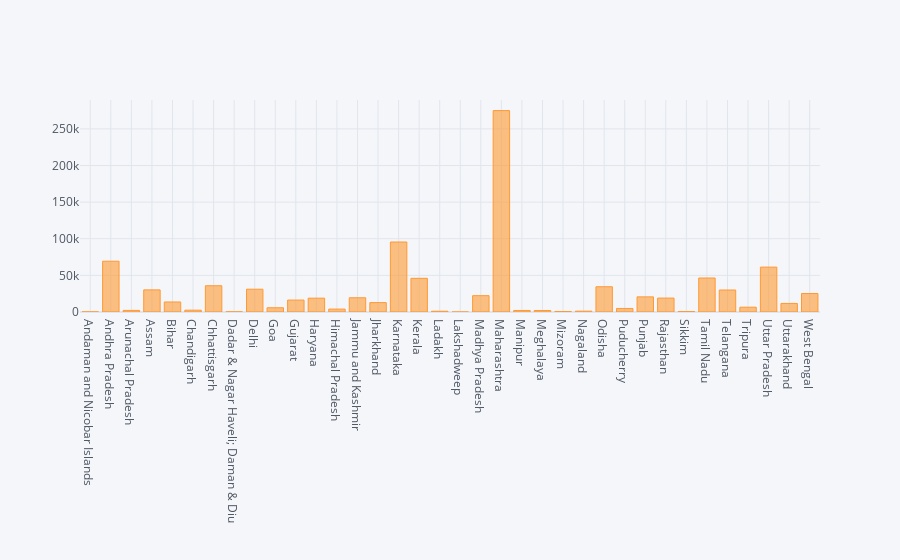

Write notebook code for a chart like this one.
### Code cell
#Pandas vis

df.plot(kind='bar', x='State',y='Active Cases')

#Plotly
df.iplot(kind='bar',x='State',y='Active Cases')

plt.show()

### Figure 1 — Plotly figure (JSON) as saved in the notebook; plotly's stock layout.template omitted (floating-point values rounded to 4 significant figures)
{"data": [{"marker": {"color": "rgba(255, 153, 51, 0.6)", "line": {"color": "rgba(255, 153, 51, 1.0)", "width": 1}}, "name": "Active Cases", "orientation": "v", "text": "", "type": "bar", "x": ["Andaman and Nicobar Islands", "Andhra Pradesh", "Arunachal Pradesh", "Assam", "Bihar", "Chandigarh", "Chhattisgarh", "Dadar & Nagar Haveli; Daman & Diu", "Delhi", "Goa", "Gujarat", "Haryana", "Himachal Pradesh", "Jammu and Kashmir", "Jharkhand", "Karnataka", "Kerala", "Ladakh", "Lakshadweep", "Madhya Pradesh", "Maharashtra", "Manipur", "Meghalaya", "Mizoram", "Nagaland", "Odisha", "Puducherry", "Punjab", "Rajasthan", "Sikkim", "Tamil Nadu", "Telangana", "Tripura", "Uttar Pradesh", "Uttarakhand", "West Bengal"], "y": [166, 69353, 2216, 30185, 13688, 2482, 35850, 217, 31125, 5822, 16322, 18889, 3977, 19451, 12841, 95568, 45993, 1038, 0, 22294, 274998, 2097, 2060, 664, 1146, 34494, 4853, 20679, 18993, 556, 46405, 30037, 6574, 61300, 11708, 25221]}], "layout": {"legend": {"bgcolor": "#F5F6F9", "font": {"color": "#4D5663"}}, "paper_bgcolor": "#F5F6F9", "plot_bgcolor": "#F5F6F9", "title": {"font": {"color": "#4D5663"}}, "xaxis": {"gridcolor": "#E1E5ED", "showgrid": true, "tickfont": {"color": "#4D5663"}, "title": {"font": {"color": "#4D5663"}, "text": ""}, "zerolinecolor": "#E1E5ED"}, "yaxis": {"gridcolor": "#E1E5ED", "showgrid": true, "tickfont": {"color": "#4D5663"}, "title": {"font": {"color": "#4D5663"}, "text": ""}, "zerolinecolor": "#E1E5ED"}}}
